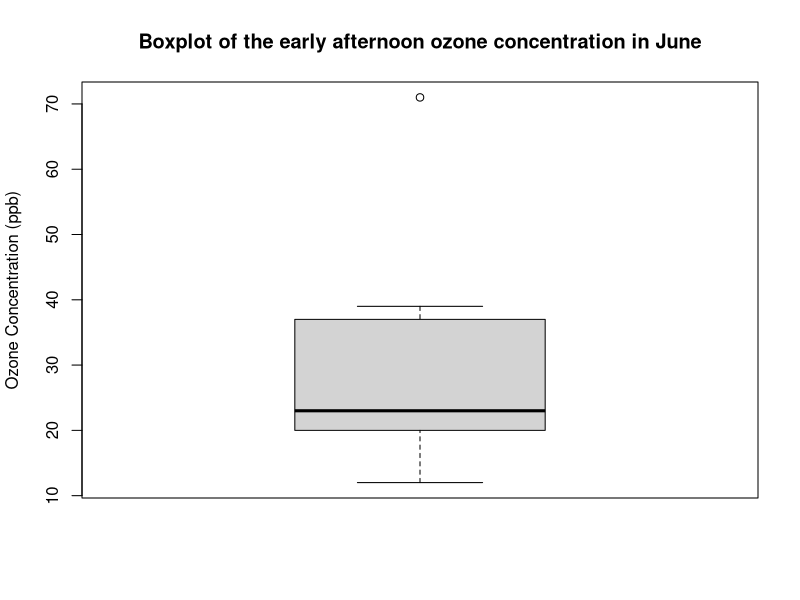
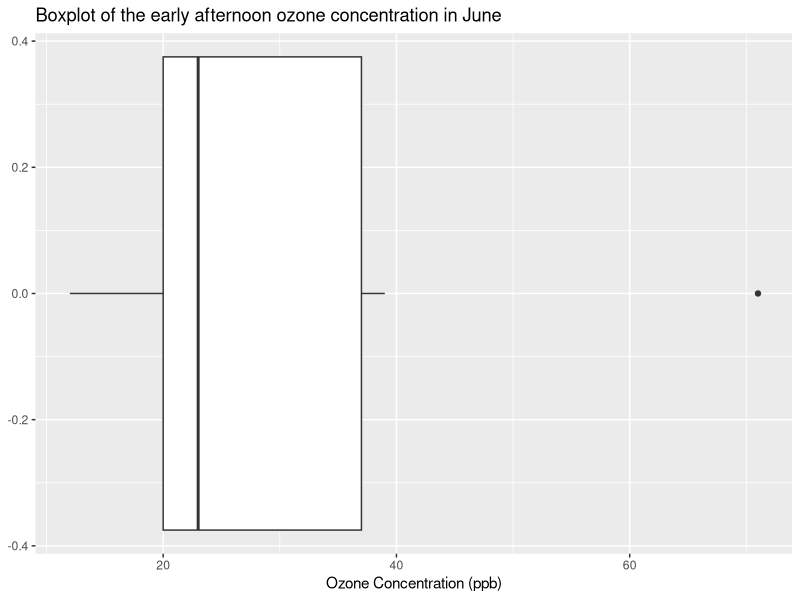
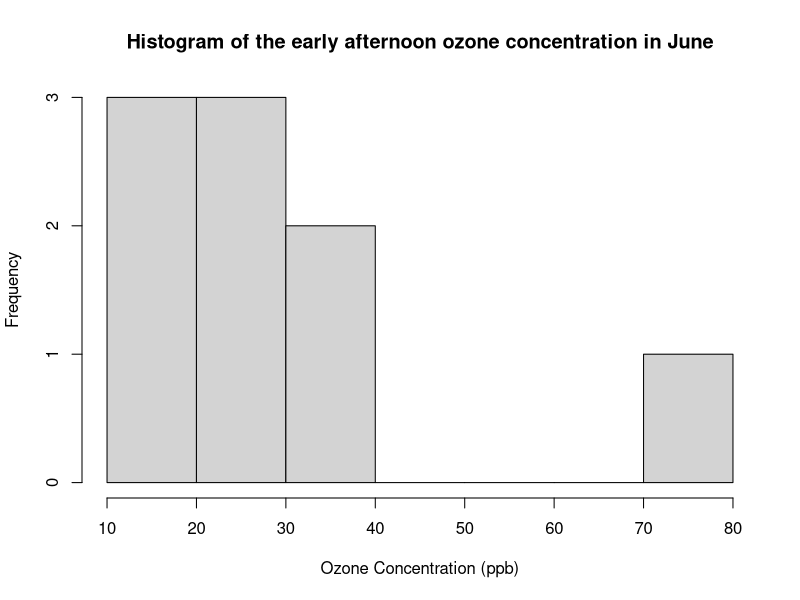
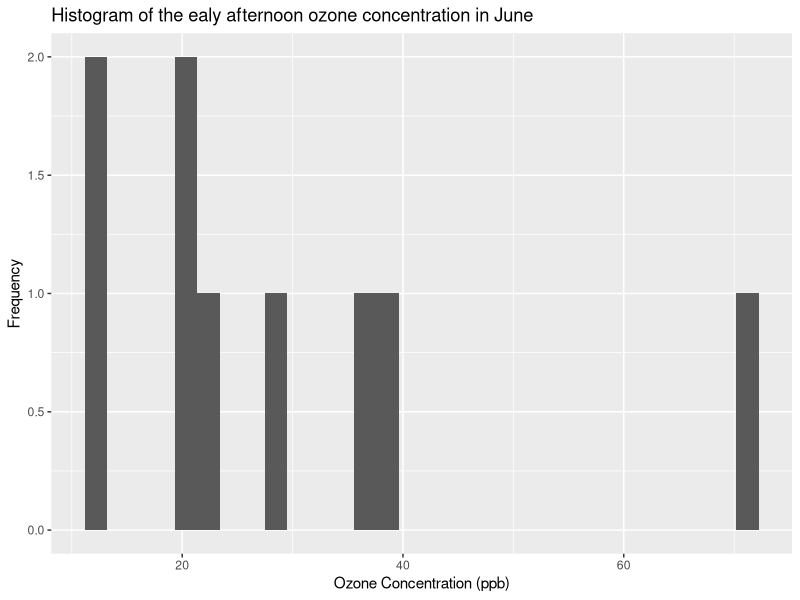
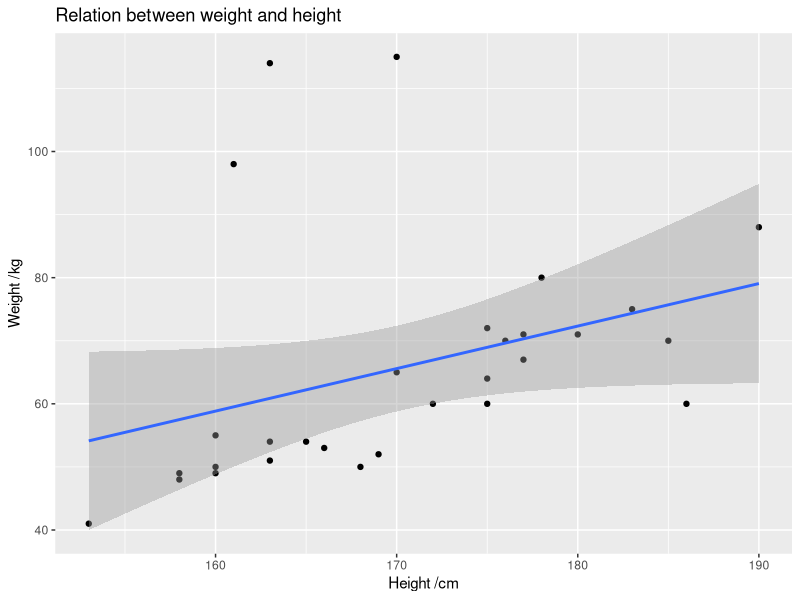
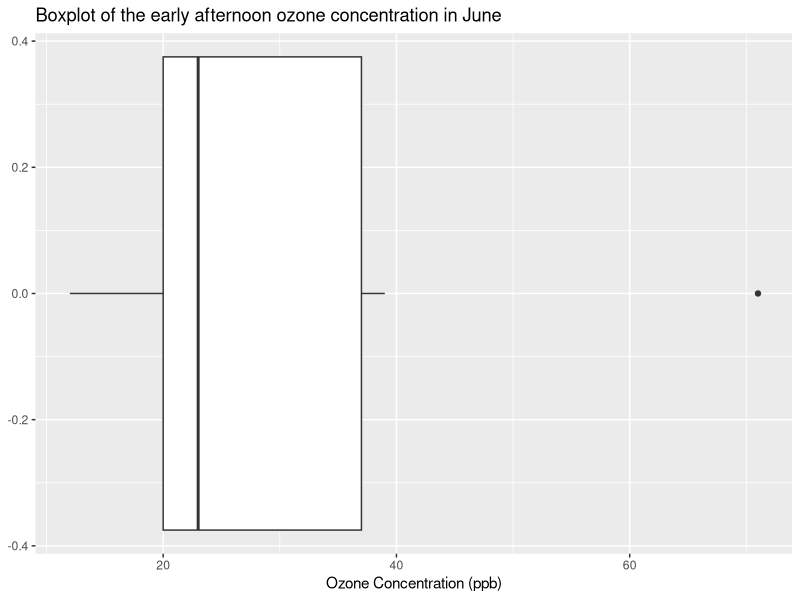
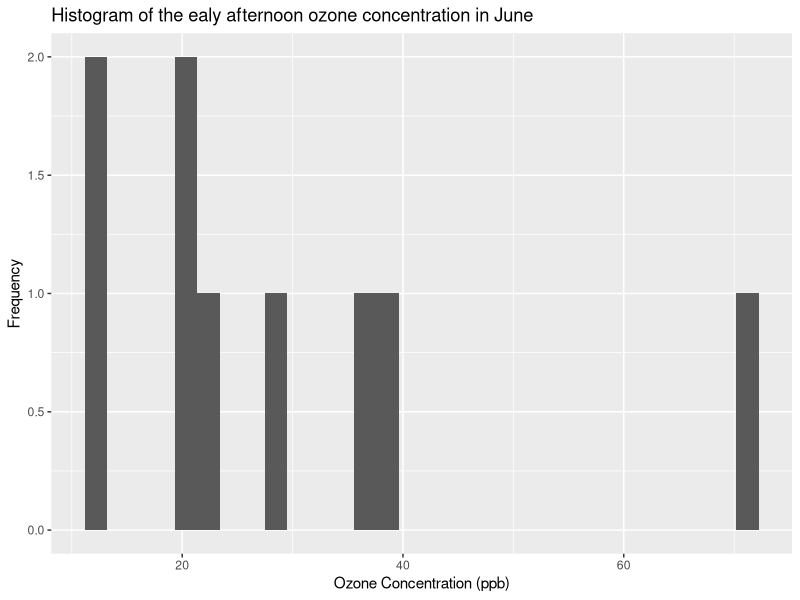

Generate these figures, in order, with R: (Note: this script raises an error after producing the figures.)
library(ggplot2)
library(GGally)
# 1. What are the following functions used for? Create a table with the function 
# names as one column and the function usage as another.
# https://stackoverflow.com/questions/9192589/how-can-i-extract-text-from-rs-help-command
extract_help <- function(pkg, fn = NULL, to = c("txt", "html", "latex", "ex")){
    to <- match.arg(to)
    rdbfile <- file.path(find.package(pkg), "help", pkg)
    rdb <- tools:::fetchRdDB(rdbfile, key = fn)
    convertor <- switch(to, 
                        txt   = tools::Rd2txt, 
                        html  = tools::Rd2HTML, 
                        latex = tools::Rd2latex, 
                        ex    = tools::Rd2ex
    )
    f <- function(x) capture.output(convertor(x))
    if(is.null(fn)) lapply(rdb, f) else f(rdb)
}

extract_help("base", "plot", "html")
extract_help("graphics", "hist")

?base::plot()
# Generic function for plotting of R objects.

?pairs()
# A matrix of scatterplots is produced.

?symbols()
# This function draws symbols on a plot. One of six symbols; circles, squares, 
# rectangles, stars, thermometers, and boxplots, can be plotted at a specified 
# set of x and y coordinates. Specific aspects of the symbols, such as relative 
# size, can be customized by additional parameters.

?hist()
# The generic function hist computes a histogram of the given data values. If 
# plot = TRUE, the resulting object of class "histogram" is plotted by plot.histogram, 
# before it is returned.

?curve()
# Draws a curve corresponding to a function over the interval [from, to]. curve 
# can plot also an expression in the variable xname, default ‘x’.

?barplot()
# Creates a bar plot with vertical or horizontal bars.

?boxplot()
# Produce box-and-whisker plot(s) of the given (grouped) values.

?coplot()
# This function produces two variants of the conditioning plots discussed in the 
# reference below.

?dotchart()
# Draw a Cleveland dot plot.

?stripchart()
# stripchart produces one dimensional scatter plots (or dot plots) of the given 
# data. These plots are a good alternative to boxplots when sample sizes are small.

?image()
# Creates a grid of colored or gray-scale rectangles with colors corresponding to 
# the values in z. This can be used to display three-dimensional or spatial data 
# aka images. This is a generic function.

?contour()
# Create a contour plot, or add contour lines to an existing plot.

# 2. The air quality dataset was introduced in Lecture 1. Import it into R. This
# and the subsequent tasks will do some analysis based on this dataset.
#
# 2.1 Make a boxplot of the early afternoon ozone concentration in June.
boxplot(airquality[airquality$Month == 6, 1],
        main = "Boxplot of the early afternoon ozone concentration in June",
        ylab = "Ozone Concentration (ppb)")

ozone_boxplot <- ggplot(airquality[airquality$Month == 6,]) + 
    geom_boxplot(aes(Ozone)) +
    labs(title = "Boxplot of the early afternoon ozone concentration in June",
         x ="Ozone Concentration (ppb)")

ozone_boxplot

# 2.2 Make a histogram of the early afternoon ozone concentration in June.
hist(airquality[airquality$Month == 6, 1],
     main = "Histogram of the early afternoon ozone concentration in June",
     xlab = "Ozone Concentration (ppb)")

ozone_histogram <- ggplot(airquality[airquality$Month == 6,]) +
    geom_histogram(aes(Ozone)) +
    labs(title = "Histogram of the ealy afternoon ozone concentration in June",
         x = "Ozone Concentration (ppb)", 
         y = "Frequency")

ozone_histogram

# 2.3 Check the components of these figures. Complete them if missing. Beautify them.

# 2.4 Save the boxplot and histogram as .pdf files.
ggsave("Ozone_boxplot.pdf", ozone_boxplot, path = 'Graphs')
ggsave("Ozone_histrogram.pdf", ozone_histogram, path = 'Graphs')

# 3. The ENV221 Students dataset was introduced in Lecture 2. Import it into R.
# This and the subsequent tasks will do some analysis based on this dataset.
#
# 3.1 Make a scatter plot for the weight against the height.
stud <- read.csv('Data/students_env221.csv')

stud_weight_height_scatter <- ggplot(stud, aes(x = HEIGHT, y = WEIGHT)) +
                                geom_point() +
                                geom_smooth(method = "lm") +
                                labs(title = "Relation between weight and height",
                                     x = "Height /cm",
                                     y = "Weight /kg")

stud_weight_height_scatter

# 3.2 Make a histogram of the BMI for the female and male students, respectively.
stud_new <- read.csv('Data/students_ENV221_new.csv')

male_bmi <- ggplot(stud_new[stud_new$GENDER == 'Male',]) +
                geom_histogram(aes(BMI)) + 
                labs(title = "BMI of male students",
                     y = "Frequency")

male_bmi

female_bmi <- ggplot(stud_new[stud_new$GENDER == 'Female',]) +
                geom_histogram(aes(BMI)) + 
                labs(title = "BMI of female students",
                     y = "Frequency")

female_bmi

# 3.3 Make a bar plot of the number of the students at different levels in 
# Statistics and R.
stat_bar <- ggplot(stud) +
                geom_bar(aes(STAT)) +
                labs(title = "Number of the students at different levels in Statistics",
                     x = "Knowledge Level",
                     y = "Frequency")

stat_bar

r_bar <- ggplot(stud) + 
            geom_bar(aes(R)) +
            labs(title = "Number of the students at different levels in R",
                 x = "Knowledge Level",
                 y = "Frequency")

r_bar

# 3.4 Make a pair plot of all the numeric variables in the dataset.
numeric_pairs <- ggpairs(stud_new[, c(4, 5, 6, 7, 12)], 
                         aes(colour = stud$GENDER, alpha = 0.5))


# 3.5 Check the components of these figures. Complete them if missing. Beautify them.

# 3.6 Save the graphs as .pdf files.
ggsave('stud_weight_height_scatter.pdf', 
       stud_weight_height_scatter, 
       path = 'Graphs')

ggsave('male_bmi.pdf', male_bmi, path = 'Graphs')
ggsave('female_bmi.pdf', female_bmi, path = 'Graphs')

ggsave('stat_bar.pdf', stat_bar, path = 'Graphs')
ggsave('r_bar.pdf', r_bar, path = 'Graphs')

ggsave('numeric_paris.pdf', numeric_pairs, path = 'Graphs')

